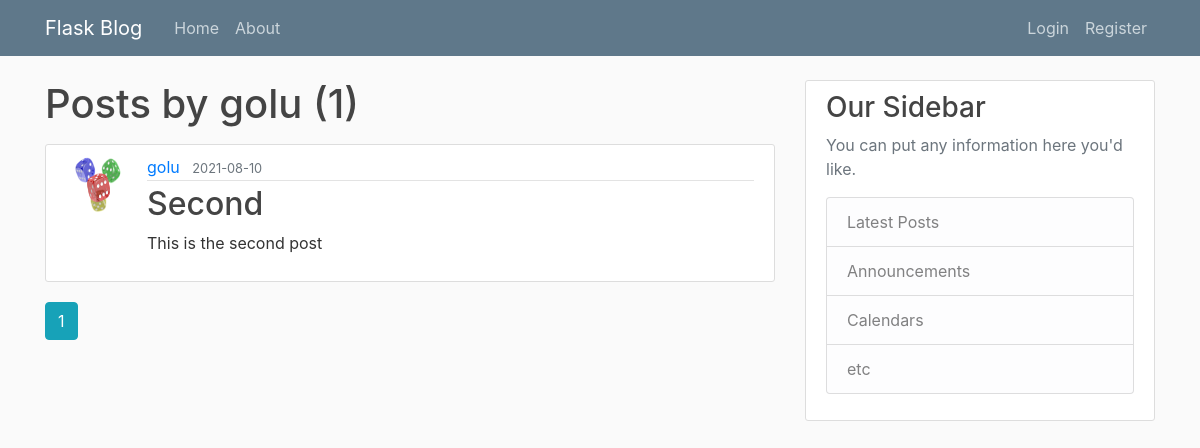
Before: /user/golu with the older database file.
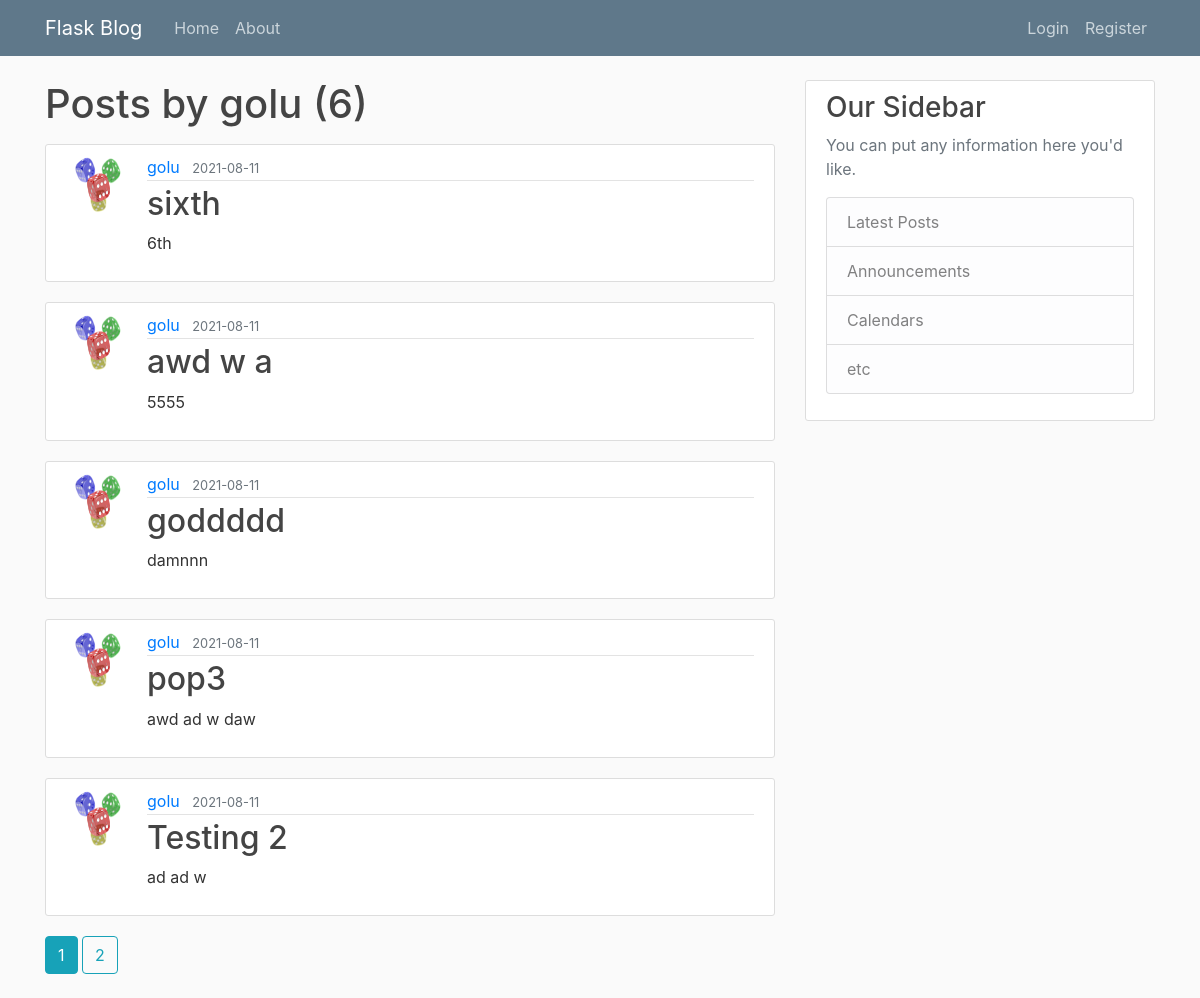
After: the same page with the newer database file.
### flaskblog_PACKAGE/models.py (models this page shows, shortened)
class Post(db.Model):
    id = db.Column(db.Integer, primary_key=True)
    title = db.Column(db.String(100), nullable=False)
    date_posted = db.Column(db.DateTime, nullable=False,default=datetime.utcnow)
    content = db.Column(db.Text, nullable=False)
    user_id = db.Column(db.Integer, db.ForeignKey('user.id'),nullable=False)

class User(db.Model, UserMixin):
    id = db.Column(db.Integer, primary_key=True)
    username = db.Column(db.String(20), unique=True, nullable=False)
    email = db.Column(db.String(120), unique=True, nullable=False)
    image_file = db.Column(db.String(20), nullable=False, default = 'default.png')
    password = db.Column(db.String(60), nullable=False)
    posts = db.relationship('Post', backref='author', lazy=True)

### flaskblog_PACKAGE/routes.py (the view)
@app.route("/user/<string:username>")
def user_posts(username):
    page = request.args.get('page', 1, type=int)
    user = User.query.filter_by(username=username).first_or_404()
    posts = Post.query.filter_by(author=user)\
        .order_by(Post.date_posted.desc())\
        .paginate(page=page, per_page=5)
    return render_template('user_posts.html', posts=posts, user=user)

### flaskblog_PACKAGE/templates/user_posts.html
{% extends "layout.html" %}
{% block content %}
    <h1 class="mb-3">Posts by {{ user.username }} ({{ posts.total }})</h1>
    {% for post in posts.items %}
        <article class="media content-section">
          <img class="rounded-circle article-img" src="{{ url_for('static', filename='profile_pics/' + post.author.image_file) }}">
          <div class="media-body">
            <div class="article-metadata">
              <a class="mr-2" href="{{ url_for('user_posts', username=post.author.username) }}">{{ post.author.username }}</a>
              <small class="text-muted">{{ post.date_posted.strftime('%Y-%m-%d') }}</small>
            </div>
            <h2><a class="article-title" href="{{ url_for('post', post_id=post.id) }}">{{ post.title }}</a></h2>
            <p class="article-content">{{ post.content }}</p>
          </div>
        </article>
    {% endfor %}
    {% for page_num in posts.iter_pages(left_edge=1, right_edge=1, left_current=1, right_current=2) %}
      {% if page_num %}
        {% if posts.page == page_num %}
          <a class="btn btn-info mb-4" href="{{ url_for('user_posts', username=user.username, page=page_num) }}">{{ page_num }}</a>
        {% else %}
          <a class="btn btn-outline-info mb-4" href="{{ url_for('user_posts', username=user.username, page=page_num) }}">{{ page_num }}</a>
        {% endif %}
      {% else %}
        ...
      {% endif %}
    {% endfor %}
{% endblock content %}

Changed rows visible on the page:
no longer on this page (row unchanged): Post: image_file (picture), author.username "golu", date_posted "2021-08-10", title "Second", content "This is the second post"
added Post: image_file (picture), author.username "golu", date_posted "2021-08-11", title "sixth", content "6th"
added Post: image_file (picture), author.username "golu", date_posted "2021-08-11", title "awd w a", content "5555"
added Post: image_file (picture), author.username "golu", date_posted "2021-08-11", title "goddddd", content "damnnn"
added Post: image_file (picture), author.username "golu", date_posted "2021-08-11", title "pop3", content "awd ad w daw"
added Post: image_file (picture), author.username "golu", date_posted "2021-08-11", title "Testing 2", content "ad ad w"
Other visible differences:
{{ posts.total }}: "1" → "6"
new list line: "2"
